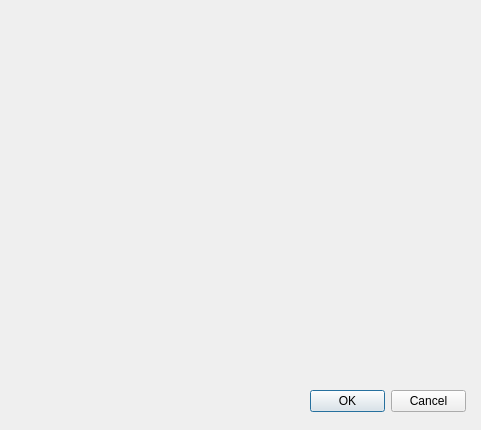
<?xml version="1.0" encoding="UTF-8"?>
<ui version="4.0">
 <class>EditTextDialog</class>
 <widget class="QDialog" name="EditTextDialog">
  <property name="geometry">
   <rect>
    <x>0</x>
    <y>0</y>
    <width>481</width>
    <height>430</height>
   </rect>
  </property>
  <property name="sizePolicy">
   <sizepolicy hsizetype="Maximum" vsizetype="Maximum">
    <horstretch>0</horstretch>
    <verstretch>0</verstretch>
   </sizepolicy>
  </property>
  <property name="windowTitle">
   <string>Dialog</string>
  </property>
  <widget class="QWidget" name="gridLayoutWidget">
   <property name="geometry">
    <rect>
     <x>10</x>
     <y>10</y>
     <width>461</width>
     <height>361</height>
    </rect>
   </property>
   <layout class="QGridLayout" name="gridLayout">
    <property name="sizeConstraint">
     <enum>QLayout::SetMaximumSize</enum>
    </property>
   </layout>
  </widget>
  <widget class="QDialogButtonBox" name="buttonBox">
   <property name="geometry">
    <rect>
     <x>310</x>
     <y>390</y>
     <width>156</width>
     <height>23</height>
    </rect>
   </property>
   <property name="standardButtons">
    <set>QDialogButtonBox::Cancel|QDialogButtonBox::Ok</set>
   </property>
  </widget>
 </widget>
 <resources/>
 <connections>
  <connection>
   <sender>buttonBox</sender>
   <signal>accepted()</signal>
   <receiver>EditTextDialog</receiver>
   <slot>accept()</slot>
   <hints>
    <hint type="sourcelabel">
     <x>427</x>
     <y>651</y>
    </hint>
    <hint type="destinationlabel">
     <x>396</x>
     <y>341</y>
    </hint>
   </hints>
  </connection>
  <connection>
   <sender>buttonBox</sender>
   <signal>rejected()</signal>
   <receiver>EditTextDialog</receiver>
   <slot>reject()</slot>
   <hints>
    <hint type="sourcelabel">
     <x>427</x>
     <y>651</y>
    </hint>
    <hint type="destinationlabel">
     <x>396</x>
     <y>341</y>
    </hint>
   </hints>
  </connection>
 </connections>
</ui>
